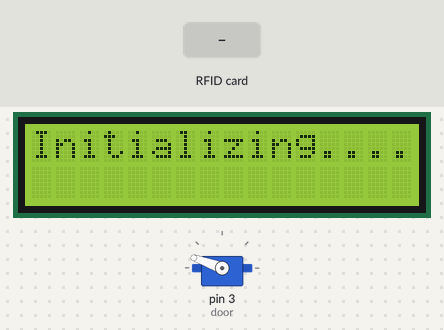
A sketch run on a simulated Arduino Uno, built with avr-gcc and run on an emulated ATmega328P. Parts: 16×2 character LCD, servo. The inputs (shaded band) are chosen by the test bench. What the sketch prints to the serial monitor is not drawn.

Above: at 2.3 s.
2.4 s: RFID card 07 16 62 48 41 held to the reader
At 4.0 s:
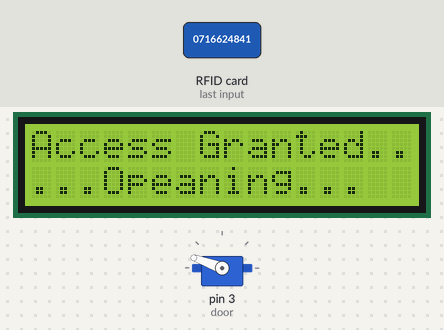
4.7 s: RFID card 5E 7A 19 C4 held to the reader
At 5.7 s:
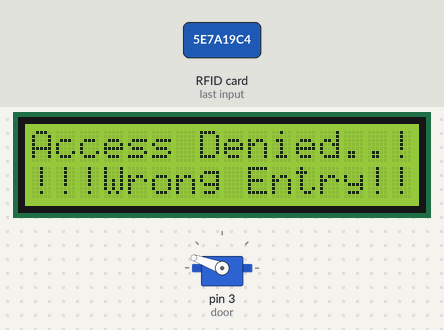
6.2 s: RFID card 07 16 62 48 41 held to the reader
At 8.0 s:
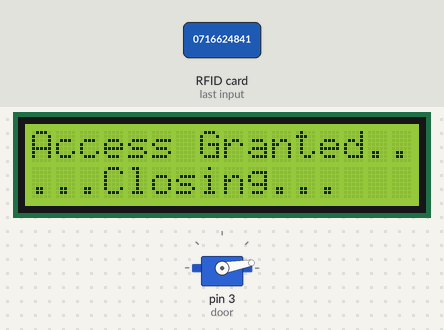
Timing chart, 0 to 9.5 s (numbered marks = the images above; inputs shaded):
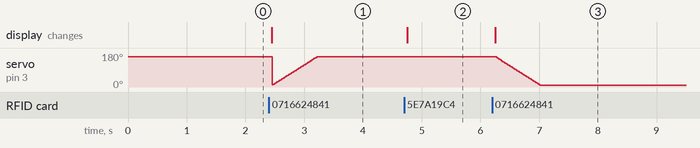

Measured:
- after the input at 2.4 s, the display: changes after 0.05 s (image 1)
- after the input at 4.7 s, the display: changes after 0.06 s (image 2)
- after the input at 6.2 s, servo on pin 3 (door): moves from 160° to 10° over 0.76 s, starting after 0.05 s; the display: changes after 0.05 s (image 3)

The sketch:

sandy_ReadNUID_serial.ino
```cpp
/*

 *
 * Typical pin layout used:
 * -----------------------------------------------------------------------------------------
 *             MFRC522      Arduino       Arduino   Arduino    Arduino          Arduino
 *             Reader/PCD   Uno/101       Mega      Nano v3    Leonardo/Micro   Pro Micro
 * Signal      Pin          Pin           Pin       Pin        Pin              Pin
 * -----------------------------------------------------------------------------------------
 * RST/Reset   RST          9             5         D9         RESET/ICSP-5     RST
 * SPI SS      SDA(SS)      10            53        D10        10               10
 * SPI MOSI    MOSI         11 / ICSP-4   51        D11        ICSP-4           16
 * SPI MISO    MISO         12 / ICSP-1   50        D12        ICSP-1           14
 * SPI SCK     SCK          13 / ICSP-3   52        D13        ICSP-3           15
 */

#include <SPI.h>
#include <MFRC522.h>
#include <Servo.h>
#include <Wire.h>
#include <LiquidCrystal_I2C.h>
#define SS_PIN 10
#define RST_PIN 9

Servo door;


MFRC522 rfid(SS_PIN, RST_PIN); // Instance of the class

MFRC522::MIFARE_Key key;

// Init array that will store new NUID
byte nuidPICC[4];

String entry,mode="open",card,ack;
String(match)="0716624841";
LiquidCrystal_I2C display(0b00111111, 16, 2);
void setup() {

  Serial.begin(9600);
  SPI.begin();

  rfid.PCD_Init();

  display.begin();
  display.backlight();
  display.print("Initializing.......");

  door.attach(3);
 door.write(160);
  delay(1000);

 // Serial.println(F("This code scan the MIFARE Classsic NUID."));

}

void loop() {

  // Look for new cards
  if ( ! rfid.PICC_IsNewCardPresent())
    return;

  // Verify if the NUID has been readed
  if ( ! rfid.PICC_ReadCardSerial())
    return;


  // Check is the PICC of Classic MIFARE type


 /* if (rfid.uid.uidByte[0] != nuidPICC[0] ||
    rfid.uid.uidByte[1] != nuidPICC[1] ||
    rfid.uid.uidByte[2] != nuidPICC[2] ||
    rfid.uid.uidByte[3] != nuidPICC[3] ) {*/
   // Serial.println(F("A new card has been detected."));

    // Store NUID into nuidPICC array
    for (byte i = 0; i < 4; i++) {
      nuidPICC[i] = rfid.uid.uidByte[i];
    }

   // for (byte i = 0; i < 4; i++) {
    //  Serial.println (nuidPICC[i]) ;
    //}

   /*7
166
248
41
*/


  if (nuidPICC[0]==7||
     nuidPICC[1]== 166||
    nuidPICC[2]== 248||
     nuidPICC[3]==41 )
     {
      Serial.print("Match ");
      if( mode =="open")
            {
             Serial.print("MODE=");
             Serial.print(mode);
             Serial.println("@");
             Serial.print("ID=");
             for (byte i = 0; i < 4; i++)
             {
                 Serial.print (nuidPICC[i]) ;
              }
             Serial.println("*");
              display.clear();
              display.setCursor(0,0);
              display.print("Access Granted.....!");
              display.setCursor(0,1);
              display.print("...Opeaning...");

                   for (int pos = 10; pos <= 160; pos += 1)
                  {
                    door.write(pos);
                    delay(5);
                  }

                mode ="close";
            }

            else
            if( mode =="close")
            {
             Serial.print("MODE=");
             Serial.print(mode);
             Serial.println("@");
             Serial.print("ID=");
              for (byte i = 0; i < 4; i++)
             {
                 Serial.print (nuidPICC[i]) ;
              }
             Serial.println("*");
              display.clear();
              display.setCursor(0,0);
              display.print("Access Granted.....");
              display.setCursor(0,1);
              display.print("...Closing...");
                  for (int pos = 160; pos >= 10; pos -= 1)
                  {
                    door.write(pos);
                    delay(5);
                  }
              mode ="open";

          }
      }

      else
      {

             Serial.print("MODE=");
             Serial.print("Breach");
             Serial.println("@");
              Serial.print("ID=");
             for (byte i = 0; i < 4; i++)
             {
                 Serial.print (nuidPICC[i]) ;
              }
             Serial.println("*");
              display.clear();
              display.setCursor(0,0);
              display.print("Access Denied..!");
              display.setCursor(0,1);
              display.print("!!!Wrong Entry!!!");

        }
  // Halt PICC
  rfid.PICC_HaltA();

  // Stop encryption on PCD
  rfid.PCD_StopCrypto1();
  Serial.println("\n##### Please Register your ID #####");
}
```
